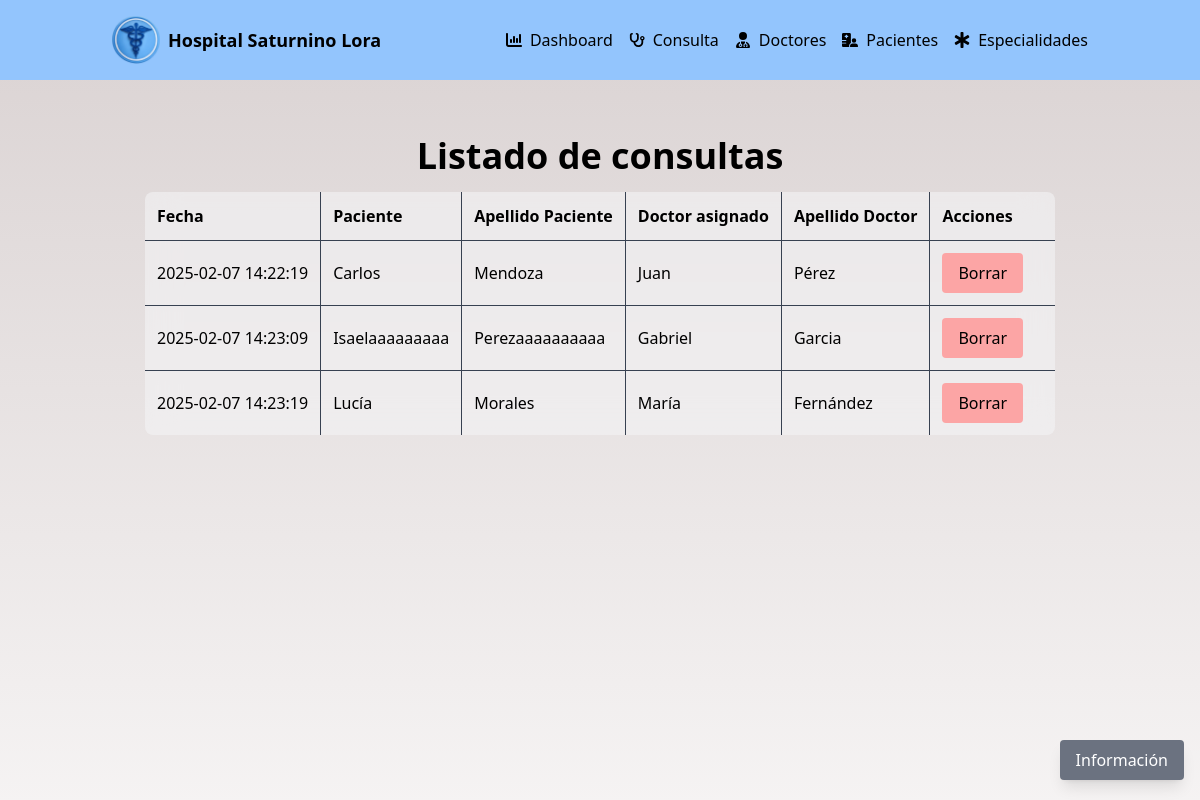
Page /?controller=Consulta&&action=principal on the committed database.
### tables this page shows
CREATE TABLE `consulta` (
  `id_doctor` int(11) NOT NULL,
  `id_paciente` int(11) NOT NULL,
  `id_consulta` int(11) NOT NULL,
  `fecha_consulta` timestamp NOT NULL DEFAULT current_timestamp()
);

CREATE TABLE `paciente` (
  `id_paciente` int(11) NOT NULL,
  `id_diagnostico` int(11) NOT NULL,
  `nombre_paciente` varchar(50) NOT NULL,
  `primer_apellido_paciente` varchar(50) NOT NULL,
  `segundo_apellido_paciente` varchar(50) NOT NULL,
  `numero_seguro` varchar(8) NOT NULL
);

CREATE TABLE `doctor` (
  `id_doctor` int(11) NOT NULL,
  `nombre_doctor` varchar(50) NOT NULL,
  `primer_apellido_doctor` varchar(50) NOT NULL,
  `segundo_apellido_doctor` varchar(50) NOT NULL,
  `id_especialidad` int(11) NOT NULL
);

### app/controllers/ConsultaController.php (called while the page is built, shortened)
<?php
require_once "app/models/Consulta.php";
class ConsultaController{
    public function __construct(){
        $this->consulta = new Consulta();
    }
    public function principal(){
        include "app/views/src/pages/listadoConsult.php";
    }
}

### app/models/DataBase.php (called while the page is built, shortened)
<?php
class DataBase{
    public static function connect(){
        try{
            $connexion = new PDO("mysql:host=".self::server.";dbname=".self::dbname.";charset=utf8",self::user,self::password);
            $connexion -> setAttribute(PDO::ATTR_ERRMODE,PDO::ERRMODE_EXCEPTION);
            return $connexion;
        }catch(PDOException $e){
            return "Fallo ".$e->getMessage();
        }
    }
}

### app/models/Consulta.php (called while the page is built, shortened)
<?php
class Consulta{
    private $pdo;
    public function __CONSTRUCT(){
        $this->pdo = DataBase::connect();
    }
    public function listar(){
        try{
            $consulta = $this->pdo->prepare("SELECT c.fecha_consulta,
                                                           c.id_consulta,
                                                           c.id_doctor,
                                                           c.id_paciente,
                                                           nombre_doctor,
                                                           primer_apellido_doctor,
                                                           nombre_paciente,
                                                           primer_apellido_paciente
                                                    FROM DOCTOR d INNER JOIN CONSULTA c ON d.id_doctor = c.id_doctor
                                                    INNER JOIN PACIENTE p ON c.id_paciente = p.id_paciente;");
            $consulta->execute();
            return $consulta->fetchAll(PDO::FETCH_OBJ);
        }catch(Exception $e){
            die($e->getMessage());
        }
    }
}

### app/views/src/pages/listadoConsult.php (the view, shortened to what this page needs)
<!DOCTYPE html>
<html lang="es">
    <head>
        <link rel="stylesheet" href="app/views/src/styles/estilos.css">
    </head>
<body class="bg-cover bg-center bg-fixed"
    style="background-image: linear-gradient(rgba(186, 172, 172, 0.542), rgba(205, 194, 194, 0.2)), url('app/views/src/icons/dash.jpg');background-position: center 20%;">
    <header class="bg-blue-300">
        <div class="container mx-auto flex items-center justify-between py-4 px-6 flex-wrap">
            <div class="flex items-center space-x-2 mr-2">
                <img src="app/views/src/icons/logoH.png" alt="Ícono del hospital" class="w-12 h-12">
                <h1 class="text-black font-bold text-lg whitespace-nowrap">
                    Hospital Saturnino Lora
                </h1>
            </div>
            <nav class="flex-grow">
                <ul class="flex flex-col sm:flex-row justify-end items-center space-y-2 sm:space-y-0 sm:space-x-4">
                    <li class="flex items-center space-x-2">
                        <a href="?controller=Dashboard"
                            class="text-dark-gray hover:text-blue-logo hover:text-blue-700 ml-2 hover:underline">Dashboard</a>
                    </li>
                    <div class="flex items-center space-x-2">
                      <li class="relative flex items-center">
                        <button id="inicio-btn-consulta"
                          class="text-dark-gray hover:text-blue-logo hover:text-blue-700  hover:underline ml-2">
                          Consulta
                        </button>
                      </li>
                    </div>
                    <div class="flex items-center space-x-2">
                        <li class="relative flex items-center">
                            <button id="inicio-btn-doctores"
                                class="text-dark-gray hover:text-blue-logo hover:text-blue-700 ml-2 hover:underline">
                                Doctores
                            </button>
                        </li>
                    </div>
                    <div class="flex items-center space-x-2">
                        <li class="relative flex items-center">
                            <button id="inicio-btn-pacientes"
                                class="text-dark-gray hover:text-blue-logo hover:text-blue-700 hover:underline ml-2 ">
                                Pacientes
                            </button>
                        </li>
                    </div>
                    <div class="flex items-center space-x-2">
                        <li class="relative flex items-center">
                            <button id="inicio-btn-especialidad"
                                class="text-dark-gray hover:text-blue-logo hover:text-blue-700 hover:underline ml-2">
                                Especialidades
                            </button>
                        </li>
                    </div>
                </ul>
            </nav>
        </div>
    </header>
    <main class="container mx-auto py-4 px-6 sm:px-6 max-w-full overflow-x-auto">
        <section class="mb-8">
            <div class="flex flex-col items-center mt-10">
                <h2 class="text-2xl sm:text-4xl font-bold mb-4 ">Listado de consultas</h2>
                <div class="w-full max-w-full overflow-x-auto mx-auto">
                    <table id="tablaPacientes"
                        class="p-6 w-auto backdrop-blur-lg bg-gray-100/60 border-collapse overflow-hidden rounded-lg table-auto mx-auto">
                        <thead>
                            <tr>
                                <th class="p-2 sm:p-3 border-r border-b border-gray-700 text-left">Fecha</th>
                                <th class="p-2 sm:p-3 border-r border-b border-gray-700 text-left">Paciente</th>
                                <th class="p-2 sm:p-3 border-r border-b border-gray-700 text-left">Apellido Paciente</th>
                                <th class="p-2 sm:p-3 border-r border-b border-gray-700 text-left">Doctor asignado</th>
                                <th class="p-2 sm:p-3 border-r border-b border-gray-700 text-left">Apellido Doctor</th>
                                <th class="p-2 sm:p-3 border-b border-gray-700 text-left">Acciones</th>
                            </tr>
                        </thead>
                        <tbody>
                            <?php
                            $consultas = $this->consulta->listar();
                            for ($i = 0; $i < count($consultas); $i++): ?>
                                <tr>
                                    <?php if ($i + 1 == count($consultas)): ?>
                                        <td class="p-2 sm:p-3 border-r border-gray-700 text-left">
                                            <?php echo $consultas[$i]->fecha_consulta; ?></td>
                                        <td class="p-2 sm:p-3 border-r border-gray-700 text-left">
                                            <?php echo $consultas[$i]->nombre_paciente; ?></td>
                                        <td class="p-2 sm:p-3 border-r border-gray-700 text-left">
                                            <?php echo $consultas[$i]->primer_apellido_paciente; ?></td>
                                        <td class="p-2 sm:p-3 border-r border-gray-700 text-left">
                                            <?php echo $consultas[$i]->nombre_doctor; ?></td>
                                        <td class="p-2 sm:p-3 border-r border-gray-700 text-left">
                                            <?php echo $consultas[$i]->primer_apellido_doctor; ?></td>
                                        <td class="p-2 sm:p-3 border-gray-700 text-left">
                                            <div
                                                class="flex flex-col sm:flex-row justify-end items-center space-y-2 sm:space-y-0 sm:space-x-4">
                                                <a href="?controller=Consulta&&action=eliminar&&id_consulta=<?php echo $consultas[$i]->id_consulta ?>"
                                                    class="px-4 py-2 bg-red-300 text-black rounded hover:bg-red-500 mr-5 borrar-fila">
                                                    Borrar </a>
                                            </div>
                                        </td>
                                    <?php else: ?>
                                        <td class="p-2 sm:p-3 border-r border-b border-gray-700 text-left">
                                            <?php echo $consultas[$i]->fecha_consulta; ?></td>
                                        <td class="p-2 sm:p-3 border-r border-b border-gray-700 text-left">
                                            <?php echo $consultas[$i]->nombre_paciente; ?></td>
                                        <td class="p-2 sm:p-3 border-r border-b border-gray-700 text-left">
                                            <?php echo $consultas[$i]->primer_apellido_paciente; ?></td>
                                        <td class="p-2 sm:p-3 border-r border-b border-gray-700 text-left">
                                            <?php echo $consultas[$i]->nombre_doctor; ?></td>
                                        <td class="p-2 sm:p-3 border-r border-b border-gray-700 text-left">
                                            <?php echo $consultas[$i]->primer_apellido_doctor; ?></td>
                                        <td class="p-2 sm:p-3 border-b border-gray-700 text-left">
                                            <div
                                                class="flex flex-col sm:flex-row justify-end items-center space-y-2 sm:space-y-0 sm:space-x-4">
                                                <a href="?controller=Consulta&&action=eliminar&&id_consulta=<?php echo $consultas[$i]->id_consulta ?>"
                                                    class="px-4 py-2 bg-red-300 text-black rounded hover:bg-red-500 mr-5 borrar-fila">
                                                    Borrar </a>
                                            </div>
                                        </td>
                                    <?php endif ?>
                                </tr>
                            <?php endfor
                            ?>
                        </tbody>
                    </table>
                </div>
        </section>
    </main>
        <a href="#footer"
            class="btn-flotante fixed bottom-5 right-4 bg-gray-500 text-white px-4 py-2 rounded shadow-lg text-sm sm:text-base">Información</a>
    </body>
</html>

### rows in the picture
consulta: fecha_consulta "2025-02-07 14:22:19", id_paciente.nombre_paciente "Carlos", id_paciente.primer_apellido_paciente "Mendoza", id_doctor.nombre_doctor "Juan", id_doctor.primer_apellido_doctor "Pérez"
consulta: fecha_consulta "2025-02-07 14:23:09", id_paciente.nombre_paciente "Isaelaaaaaaaaa", id_paciente.primer_apellido_paciente "Perezaaaaaaaaaa", id_doctor.nombre_doctor "Gabriel", id_doctor.primer_apellido_doctor "Garcia"
consulta: fecha_consulta "2025-02-07 14:23:19", id_paciente.nombre_paciente "Lucía", id_paciente.primer_apellido_paciente "Morales", id_doctor.nombre_doctor "María", id_doctor.primer_apellido_doctor "Fernández"
